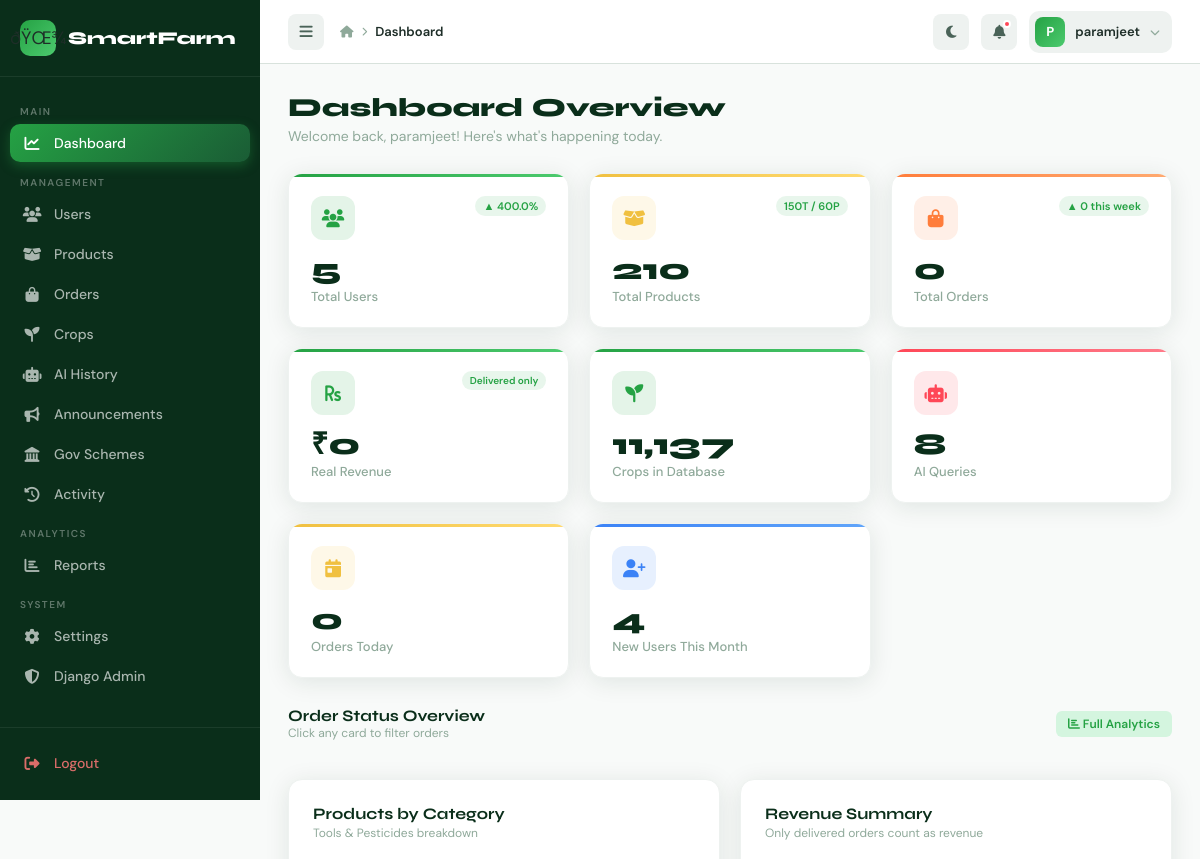
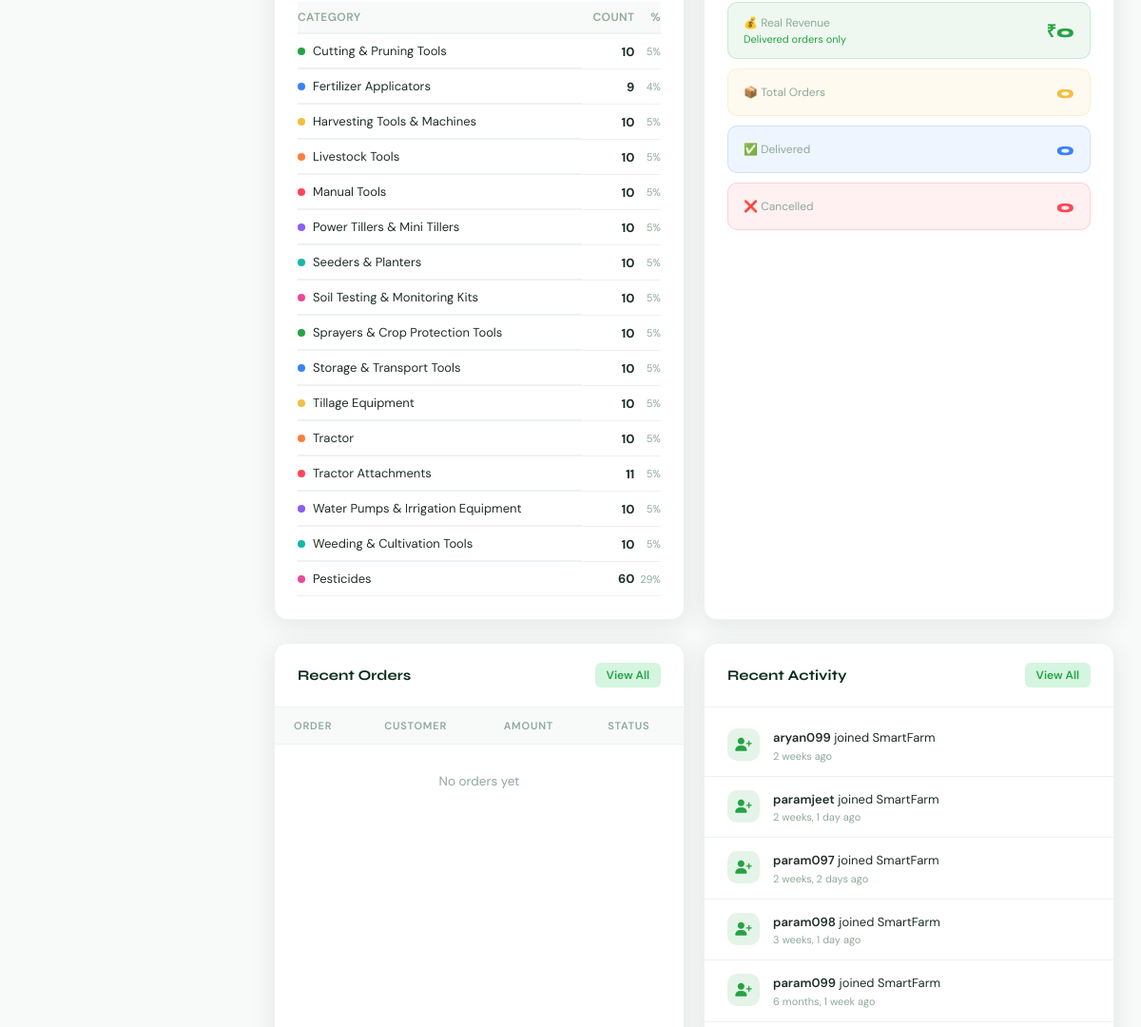
/myadmin/ (signed in, upper part), run on an earlier commit of the app's database (2 pictures, top to bottom).
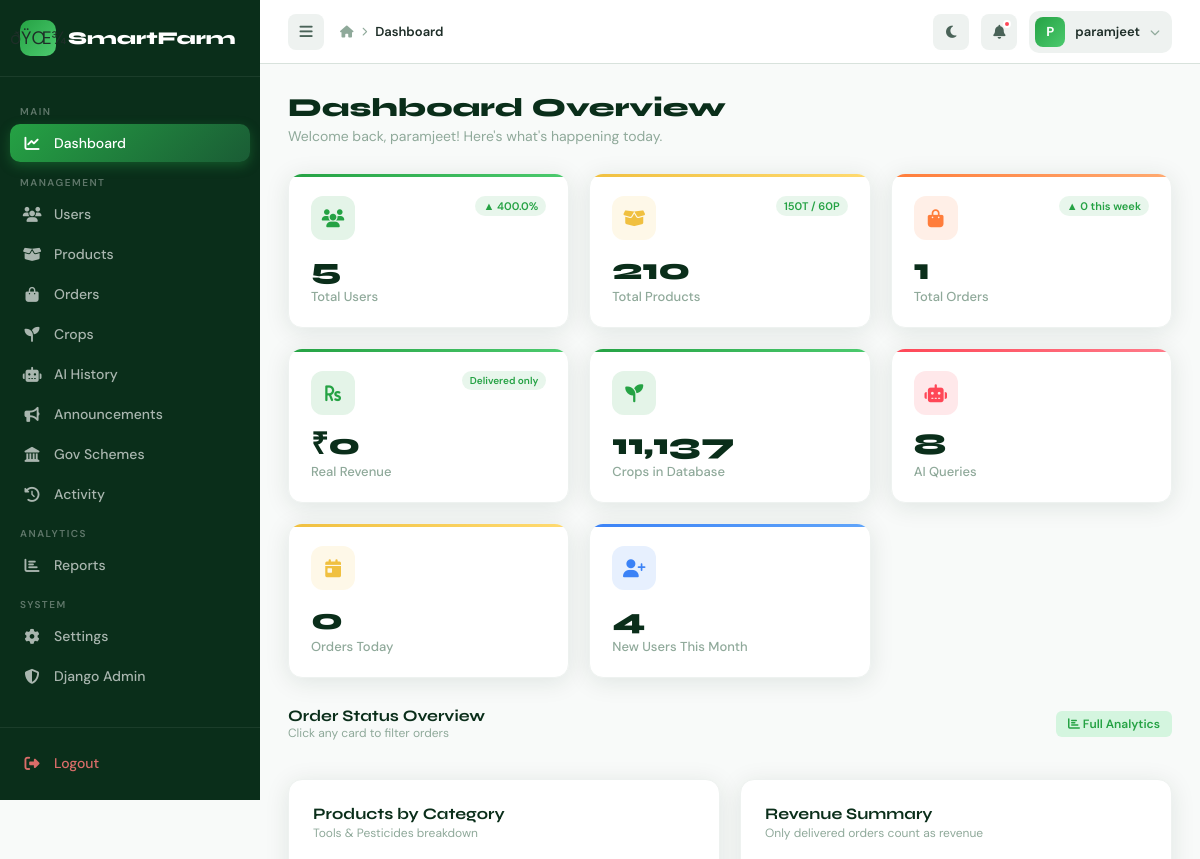
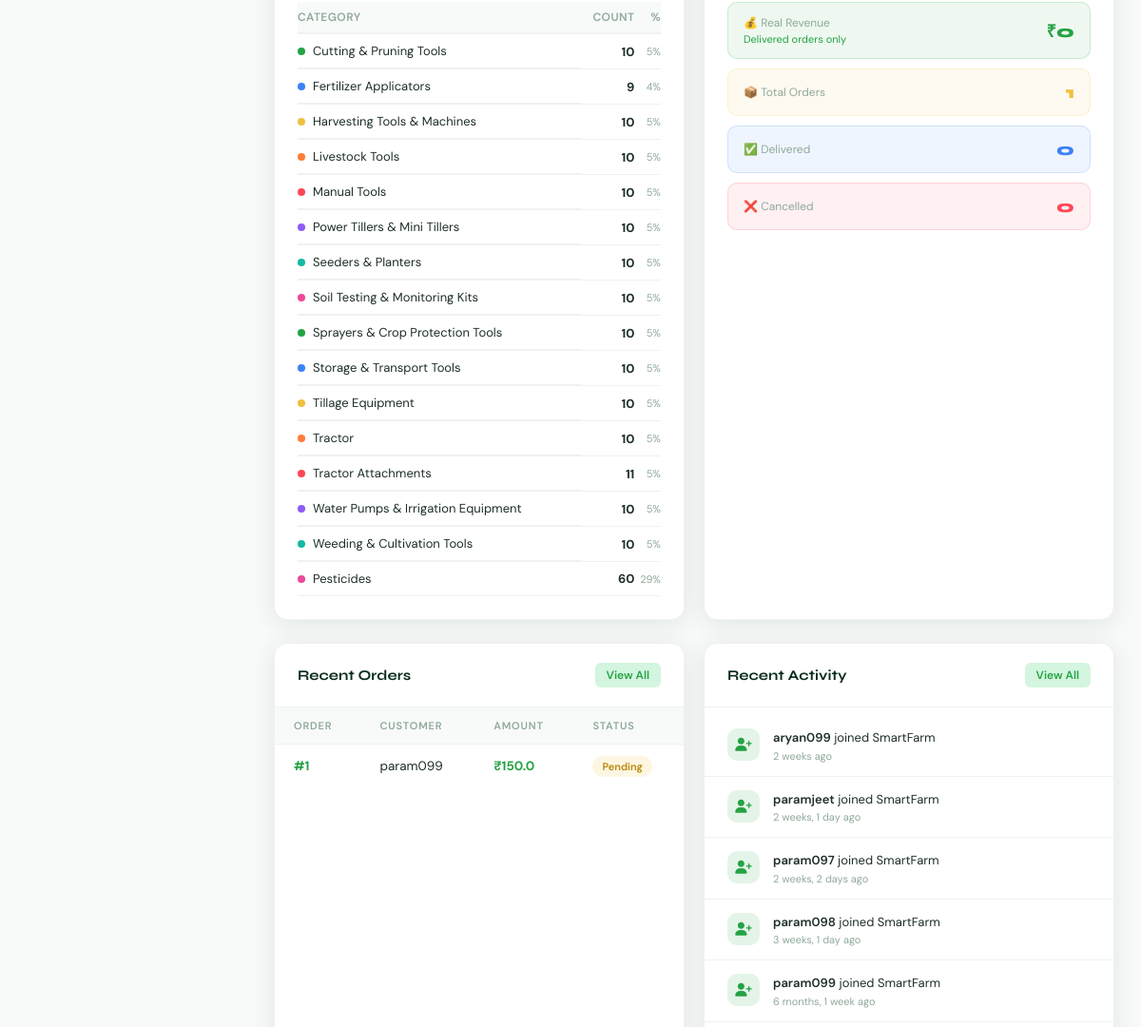
And on a later commit of the database (2 pictures, top to bottom).
### apps/orders/models.py (models this page shows, shortened)
class Order(models.Model):
    STATUS_CHOICES = [
        ('pending',    'Pending'),
        ('processing', 'Processing'),
        ('shipped',    'Shipped'),
        ('delivered',  'Delivered'),
        ('cancelled',  'Cancelled'),
        ('returned',   'Returned'),
    ]
    PAYMENT_CHOICES = [
        ('cod',      'Cash on Delivery'),
        ('razorpay', 'Razorpay'),
        ('stripe',   'Stripe'),
        ('upi',      'UPI'),
        ('card',     'Credit / Debit Card'),
    ]
    user = models.ForeignKey(User, on_delete=models.CASCADE, related_name='orders')
    shipping_address = models.ForeignKey(
        ShippingAddress, on_delete=models.SET_NULL,
        null=True, blank=True, related_name='orders'
    )
    total_price = models.FloatField(default=0)
    status = models.CharField(max_length=20, choices=STATUS_CHOICES, default='pending')
    payment_method = models.CharField(max_length=20, choices=PAYMENT_CHOICES, default='cod')
    payment_status = models.CharField(
        max_length=20,
        choices=[('pending','Pending'),('paid','Paid'),('failed','Failed'),('refunded','Refunded')],
        default='pending'
    )
    upi_transaction_id = models.CharField(max_length=100, blank=True, null=True)
    created_at = models.DateTimeField(auto_now_add=True)

### apps/admin_panel/views.py (the view)
    def wrapper(request, *args, **kwargs):
        if not request.user.is_authenticated:
            return redirect('login')
        if not request.user.is_staff:
            messages.error(request, 'Access denied. Admin only.')
            return redirect('login')  # FIX: was redirect('dashboard') — sent to user dashboard
        return view_func(request, *args, **kwargs)

### apps/admin_panel/views.py (called while the page is built)
def admin_required(view_func):
    def wrapper(request, *args, **kwargs):
        if not request.user.is_authenticated:
            return redirect('login')
        if not request.user.is_staff:
            messages.error(request, 'Access denied. Admin only.')
            return redirect('login')  # FIX: was redirect('dashboard') — sent to user dashboard
        return view_func(request, *args, **kwargs)
    wrapper.__name__ = view_func.__name__
    return wrapper

### templates/admin_panel/dashboard.html (shortened to what the changed rows need)
{% extends "admin_panel/base_admin.html" %}
{% block content %}
<div class="page-header">
    <h1 class="page-title">Dashboard Overview</h1>
    <p class="page-subtitle">Welcome back, {{ request.user.username }}! Here's what's happening today.</p>
</div>
<div class="stats-grid">
    <div class="stat-card orange" style="animation-delay:0.15s">
        <div class="stat-top">
            <div class="stat-icon orange"><i class="fas fa-shopping-bag"></i></div>
            <span class="stat-badge up">▲ {{ orders_this_week }} this week</span>
        </div>
        <div class="stat-value" data-count="{{ total_orders }}">{{ total_orders }}</div>
        <div class="stat-label">Total Orders</div>
    </div>
</div>
<div style="display:grid;grid-template-columns:1fr 1fr;gap:20px;margin-bottom:24px;">
    <div class="chart-card">
        <table style="width:100%;border-collapse:collapse;">
            <thead>
                <tr style="border-bottom:2px solid var(--gray-100);">
                    <th style="text-align:left;padding:8px 0;font-size:12px;color:var(--gray-400);font-weight:600;text-transform:uppercase;letter-spacing:.4px;">Category</th>
                    <th style="text-align:right;padding:8px 0;font-size:12px;color:var(--gray-400);font-weight:600;text-transform:uppercase;letter-spacing:.4px;">Count</th>
                    <th style="text-align:right;padding:8px 0;font-size:12px;color:var(--gray-400);font-weight:600;text-transform:uppercase;letter-spacing:.4px;">%</th>
                </tr>
            </thead>
        </table>
    </div>
    <div class="chart-card">
        <div style="display:flex;flex-direction:column;gap:10px;margin-top:4px;">
            <div style="display:flex;justify-content:space-between;align-items:center;padding:13px 16px;background:rgba(240,192,64,.08);border:1px solid rgba(240,192,64,.18);border-radius:10px;">
                <div style="font-size:12px;color:var(--gray-400);">📦 Total Orders</div>
                <div style="font-family:'Syne',sans-serif;font-size:18px;font-weight:800;color:var(--accent-gold);">{{ total_orders }}</div>
            </div>
        </div>
    </div>
</div>
<div class="bottom-grid">
    <div class="table-card">
        <table>
            <thead><tr><th>Order</th><th>Customer</th><th>Amount</th><th>Status</th></tr></thead>
            <tbody>
                {% for order in recent_orders %}
                <tr>
                    <td><strong style="color:var(--green-bright);">#{{ order.id }}</strong></td>
                    <td>{{ order.user.username }}</td>
                    <td style="font-weight:700;color:var(--green-bright);">₹{{ order.total_price }}</td>
                    <td><span class="status-badge {{ order.status }}">{{ order.status|capfirst }}</span></td>
                </tr>
                {% empty %}
                <tr><td colspan="4" style="text-align:center;color:var(--gray-400);padding:30px;">No orders yet</td></tr>
                {% endfor %}
            </tbody>
        </table>
    </div>
    <div class="table-card">
        <div class="activity-list">
            {% for user in recent_users %}
            <div class="activity-item">
                <div class="activity-dot user"><i class="fas fa-user-plus"></i></div>
                <div>
                    <div class="activity-text"><strong>{{ user.username }}</strong> joined SmartFarm</div>
                    <div class="activity-time">{{ user.date_joined|timesince }} ago</div>
                </div>
            </div>
            {% endfor %}
        </div>
    </div>
</div>
{% endblock %}

### templates/admin_panel/base_admin.html (shortened to what the changed rows need)
{% load static %}
<!DOCTYPE html>
<html lang="en">
<head>
    <link rel="stylesheet" href="https://cdnjs.cloudflare.com/ajax/libs/font-awesome/6.4.0/css/all.min.css">
</head>
<body>
<div class="main-wrap" id="mainWrap">
    <header class="topbar">
        <div class="topbar-right">
                        <div class="topbar-user" id="userMenuBtn">
                <div class="user-avatar">{{ request.user.username|first|upper }}</div>
                <span class="user-name">{{ request.user.username }}</span>
                <i class="fas fa-chevron-down" style="font-size:10px;color:var(--gray-400);"></i>
            </div>
        </div>
    </header>
    <main class="page-content">{% block content %}{% endblock %}</main>
</div>
</body>
</html>

What changed in the data, as far as the page shows it:
added Order: id "1", user.username "param099", total_price "150.0", status "Pending"
Also different on the page:
{{ total_orders }}: "0" → "1"
text no longer shown: "No orders yet"
